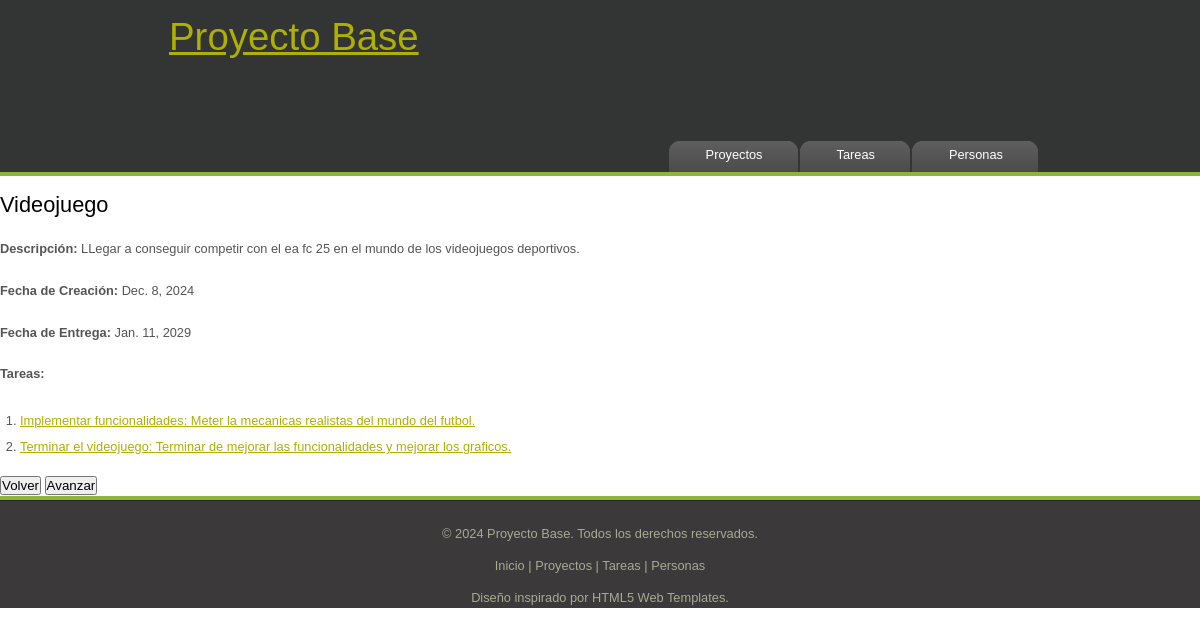
Screenshot of /appGP/proyectos/6/ with the database file from the repository.
### appGP/models.py (models this page shows, shortened)
class Proyecto(models.Model):
    nombre = models.CharField(max_length=100)
    descripcion = models.TextField()
    fecha_creacion = models.DateField()
    fecha_entrega = models.DateField(null=True, blank=True)
    presupuesto = models.DecimalField(max_digits=100, decimal_places=2, null=True, blank=True)
    estado = models.CharField(
        max_length=50,
        choices=[('active', 'Activo'), ('completed', 'Completado'), ('paused', 'En pausa')],
        default='active'
    )

class Tarea(models.Model):
    nombre = models.CharField(max_length=100)
    descripcion = models.TextField()
    fecha_creacion = models.DateField()
    fecha_entrega = models.DateField(null=True, blank=True)
    proyecto = models.ForeignKey(Proyecto, related_name='tareas', on_delete=models.CASCADE)
    tiempo_estimado = models.DurationField(null=True, blank=True)  # Duración estimada en formato hh:mm:ss
    prioridad = models.CharField(
        max_length=20,
        choices=[('Urgent', 'Urgente'), ('Normal', 'Normal'), ('Optional', 'Opcional')],
        default='Normal'
    )

### appGP/views.py (the view)
# urls.py: path('proyectos/<int:id_proyecto>/', views.detalleProyecto, name='detalleProyecto'),
def detalleProyecto(request, id_proyecto):
    try:
        proyecto = Proyecto.objects.get(pk=id_proyecto)
        tareas = proyecto.tareas.all()
        cadenaDeTexto = f"{proyecto.nombre} - Descripción: {proyecto.descripcion} - Fecha Creacion: {proyecto.fecha_creacion} - Fecha Entrega: {proyecto.fecha_entrega} - Presupuesto: {proyecto.presupuesto}  - Estado del Proyecto: {proyecto.estado}\n"
        if tareas.exists():
            cadenaDeTexto += "Tareas:\n"
            for tarea in tareas:
                cadenaDeTexto += f"- {tarea.nombre}, Fecha de entrega: {tarea.fecha_entrega}\n"
        else:
            cadenaDeTexto += "No hay tareas asociadas a este proyecto."
        context = {'p' : proyecto, 'tareas':tareas}
        return render(request,'vistaproyectos.html',context)
    except Proyecto.DoesNotExist:
        return HttpResponseNotFound("Proyecto no encontrado")

### appGP/templates/vistaproyectos.html
{% extends "base.html" %}
{% block menu %}
    <ul id="menu">
        <li><a href="{% url 'listaP' %}">Proyectos</a></li>
        <li><a href="{% url 'listaT' %}">Tareas</a></li>
        <li><a href="{% url 'listaPer' %}">Personas</a></li>
    </ul>
{% endblock  %}
{% block title %}
    <h1>{{ p.nombre }}</h1>
{% endblock %}
{% block content %}
    <p><strong>Descripción:</strong> {{ p.descripcion }}</p>
    <p><strong>Fecha de Creación:</strong> {{ p.fecha_creacion }}</p>
    <p><strong>Fecha de Entrega:</strong> {{ p.fecha_entrega }}</p>
    <p><strong>Tareas:</strong></p>
    <ol>
        {% for tar in tareas %}
        <li>
            <a href="{% url 'detalleTarea' tar.id %}">{{ tar.nombre }}: {{ tar.descripcion }}</a>
        </li>
        {% endfor %}
    </ol>
{% endblock %}

### appGP/static/style/style.css (style rules this page uses)
html { height: 100%; }
* { margin: 0; padding: 0; }
body { font: normal .80em 'trebuchet ms', arial, sans-serif; background: #FFF; color: #555; }
p { padding: 0 0 20px 0; line-height: 1.7em; }
h1, h2, h3, h4, h5, h6 { color: #362C20; letter-spacing: 0em; padding: 0 0 5px 0; }
h1, h2, h3 { font: normal 170% 'century gothic', arial; margin: 0 0 15px 0; padding: 15px 0 5px 0; color: #000; }
a, a:hover { outline: none; text-decoration: underline; color: #AEB002; }
ul { margin: 2px 0 22px 17px; }
ul li { list-style-type: circle; margin: 0 0 6px 0; padding: 0 0 4px 5px; line-height: 1.5em; }
ol { margin: 8px 0 22px 20px; }
ol li { margin: 0 0 11px 0; }
ul#menu { float: right; margin: 0; }
ul#menu li { float: left; padding: 0 0 0 9px; list-style: none; margin: 1px 2px 0 0; background: #5A5A5A url(tab.png) no-repeat 0 0; }
ul#menu li a { font: normal 100% 'trebuchet ms', sans-serif; display: block; float: left; height: 20px; padding: 6px 35px 5px 28px; text-align: center; color: #FFF; text-decoration: none; background: #5A5A5A url(tab.png) no-repeat 100% 0; }

### rows the page displays
Proyecto: nombre "Videojuego", descripcion "LLegar a conseguir competir con el ea fc 25 en el mundo de los videojuegos deportivos.", fecha_creacion "Dec. 8, 2024", fecha_entrega "Jan. 11, 2029"
Tarea: nombre "Implementar funcionalidades", descripcion "Meter la mecanicas realistas del mundo del futbol."
Tarea: nombre "Terminar el videojuego", descripcion "Terminar de mejorar las funcionalidades y mejorar los graficos."
